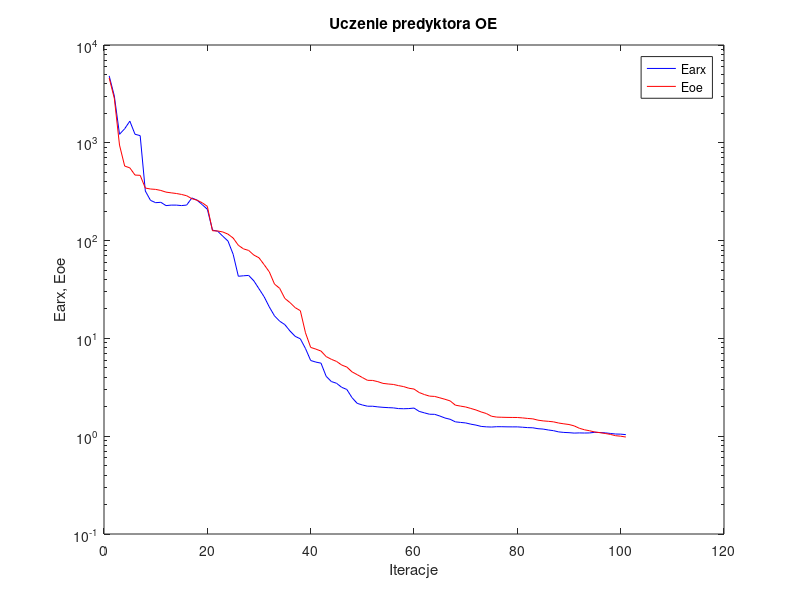
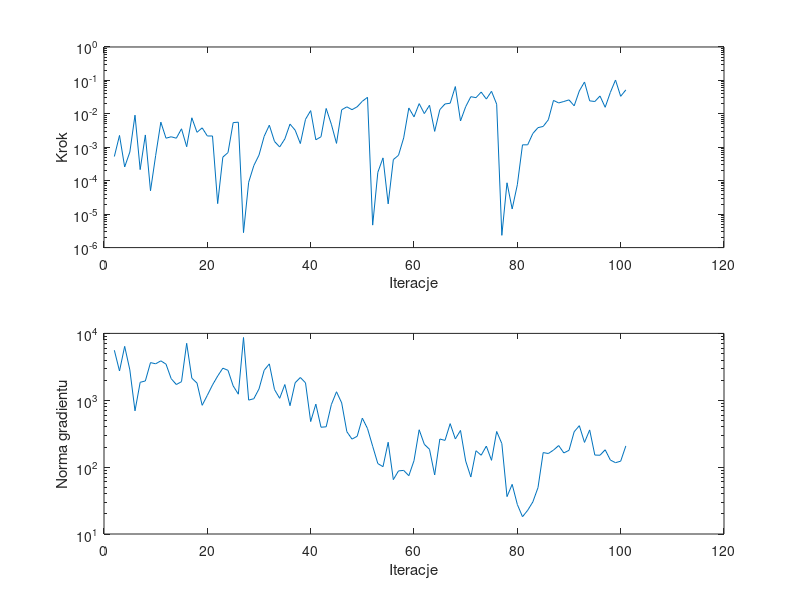

Write MATLAB code to recreate these figures, in order.
%uczenie predyktora oe
clear all;
n=0; farx(n+1)=4.835755e+003; foe(n+1)=4.614508e+003; wspucz(n+1)=0.000000e+000; ng(n+1)=0.000000e+000;
%odnowa zmiennej metryki
n=1; farx(n+1)=3.006965e+003; foe(n+1)=2.841269e+003; krok(n+1)=5.292541e-004; ng(n+1)=5.596720e+003;
n=2; farx(n+1)=1.221870e+003; foe(n+1)=9.485361e+002; krok(n+1)=2.261309e-003; ng(n+1)=2.739753e+003;
n=3; farx(n+1)=1.391967e+003; foe(n+1)=5.783144e+002; krok(n+1)=2.578918e-004; ng(n+1)=6.398122e+003;
n=4; farx(n+1)=1.664672e+003; foe(n+1)=5.544185e+002; krok(n+1)=7.209870e-004; ng(n+1)=2.845247e+003;
n=5; farx(n+1)=1.223068e+003; foe(n+1)=4.679745e+002; krok(n+1)=9.135629e-003; ng(n+1)=6.950113e+002;
n=6; farx(n+1)=1.183680e+003; foe(n+1)=4.649363e+002; krok(n+1)=2.151397e-004; ng(n+1)=1.855216e+003;
n=7; farx(n+1)=3.214541e+002; foe(n+1)=3.445093e+002; krok(n+1)=2.339183e-003; ng(n+1)=1.944533e+003;
n=8; farx(n+1)=2.578486e+002; foe(n+1)=3.369740e+002; krok(n+1)=5.017715e-005; ng(n+1)=3.657198e+003;
n=9; farx(n+1)=2.442594e+002; foe(n+1)=3.338879e+002; krok(n+1)=5.718892e-004; ng(n+1)=3.510138e+003;
n=10; farx(n+1)=2.464170e+002; foe(n+1)=3.256680e+002; krok(n+1)=5.654998e-003; ng(n+1)=3.886315e+003;
n=11; farx(n+1)=2.279587e+002; foe(n+1)=3.131551e+002; krok(n+1)=1.869974e-003; ng(n+1)=3.469818e+003;
n=12; farx(n+1)=2.306491e+002; foe(n+1)=3.079379e+002; krok(n+1)=2.063134e-003; ng(n+1)=2.104975e+003;
n=13; farx(n+1)=2.306053e+002; foe(n+1)=3.031247e+002; krok(n+1)=1.869974e-003; ng(n+1)=1.719010e+003;
n=14; farx(n+1)=2.280998e+002; foe(n+1)=2.964691e+002; krok(n+1)=3.576264e-003; ng(n+1)=1.896876e+003;
n=15; farx(n+1)=2.308493e+002; foe(n+1)=2.875208e+002; krok(n+1)=1.038427e-003; ng(n+1)=7.108260e+003;
n=16; farx(n+1)=2.730042e+002; foe(n+1)=2.684486e+002; krok(n+1)=7.627492e-003; ng(n+1)=2.140971e+003;
n=17; farx(n+1)=2.594405e+002; foe(n+1)=2.588723e+002; krok(n+1)=2.804195e-003; ng(n+1)=1.807089e+003;
n=18; farx(n+1)=2.332769e+002; foe(n+1)=2.438973e+002; krok(n+1)=3.816075e-003; ng(n+1)=8.405090e+002;
n=19; farx(n+1)=2.093533e+002; foe(n+1)=2.241061e+002; krok(n+1)=2.176307e-003; ng(n+1)=1.186674e+003;
n=20; farx(n+1)=1.280200e+002; foe(n+1)=1.260981e+002; krok(n+1)=2.179192e-003; ng(n+1)=1.693700e+003;
n=21; farx(n+1)=1.247016e+002; foe(n+1)=1.254901e+002; krok(n+1)=2.067984e-005; ng(n+1)=2.303004e+003;
n=22; farx(n+1)=1.108561e+002; foe(n+1)=1.225205e+002; krok(n+1)=5.080539e-004; ng(n+1)=3.019082e+003;
n=23; farx(n+1)=9.884248e+001; foe(n+1)=1.163970e+002; krok(n+1)=6.946998e-004; ng(n+1)=2.804137e+003;
n=24; farx(n+1)=7.242726e+001; foe(n+1)=1.061832e+002; krok(n+1)=5.478088e-003; ng(n+1)=1.641378e+003;
n=25; farx(n+1)=4.318940e+001; foe(n+1)=8.957379e+001; krok(n+1)=5.631405e-003; ng(n+1)=1.232885e+003;
%odnowa zmiennej metryki
n=26; farx(n+1)=4.367768e+001; foe(n+1)=8.229548e+001; krok(n+1)=2.803760e-006; ng(n+1)=8.687933e+003;
n=27; farx(n+1)=4.406158e+001; foe(n+1)=7.932043e+001; krok(n+1)=9.012338e-005; ng(n+1)=1.005587e+003;
n=28; farx(n+1)=3.878864e+001; foe(n+1)=7.115670e+001; krok(n+1)=2.842659e-004; ng(n+1)=1.055061e+003;
n=29; farx(n+1)=3.215738e+001; foe(n+1)=6.670807e+001; krok(n+1)=5.840350e-004; ng(n+1)=1.478704e+003;
n=30; farx(n+1)=2.662981e+001; foe(n+1)=5.670060e+001; krok(n+1)=2.129131e-003; ng(n+1)=2.808155e+003;
n=31; farx(n+1)=2.094261e+001; foe(n+1)=4.783092e+001; krok(n+1)=4.586643e-003; ng(n+1)=3.500481e+003;
n=32; farx(n+1)=1.699721e+001; foe(n+1)=3.592363e+001; krok(n+1)=1.495556e-003; ng(n+1)=1.446683e+003;
n=33; farx(n+1)=1.499694e+001; foe(n+1)=3.250204e+001; krok(n+1)=1.020148e-003; ng(n+1)=1.068672e+003;
n=34; farx(n+1)=1.383829e+001; foe(n+1)=2.563960e+001; krok(n+1)=1.779489e-003; ng(n+1)=1.718933e+003;
n=35; farx(n+1)=1.189919e+001; foe(n+1)=2.322098e+001; krok(n+1)=4.938447e-003; ng(n+1)=8.291998e+002;
n=36; farx(n+1)=1.049568e+001; foe(n+1)=2.063783e+001; krok(n+1)=3.248447e-003; ng(n+1)=1.828594e+003;
n=37; farx(n+1)=9.903354e+000; foe(n+1)=1.920192e+001; krok(n+1)=1.291963e-003; ng(n+1)=2.189748e+003;
n=38; farx(n+1)=7.872866e+000; foe(n+1)=1.139887e+001; krok(n+1)=6.853004e-003; ng(n+1)=1.823422e+003;
n=39; farx(n+1)=5.944534e+000; foe(n+1)=8.091385e+000; krok(n+1)=1.251384e-002; ng(n+1)=4.803835e+002;
n=40; farx(n+1)=5.725982e+000; foe(n+1)=7.773239e+000; krok(n+1)=1.674853e-003; ng(n+1)=8.756575e+002;
n=41; farx(n+1)=5.584757e+000; foe(n+1)=7.421463e+000; krok(n+1)=2.063028e-003; ng(n+1)=3.951661e+002;
n=42; farx(n+1)=4.095102e+000; foe(n+1)=6.519673e+000; krok(n+1)=1.450364e-002; ng(n+1)=4.009333e+002;
n=43; farx(n+1)=3.621904e+000; foe(n+1)=6.114055e+000; krok(n+1)=4.900827e-003; ng(n+1)=8.600916e+002;
n=44; farx(n+1)=3.478275e+000; foe(n+1)=5.819179e+000; krok(n+1)=1.308315e-003; ng(n+1)=1.340420e+003;
n=45; farx(n+1)=3.162982e+000; foe(n+1)=5.344088e+000; krok(n+1)=1.321526e-002; ng(n+1)=9.146991e+002;
n=46; farx(n+1)=3.004378e+000; foe(n+1)=5.093147e+000; krok(n+1)=1.619829e-002; ng(n+1)=3.392090e+002;
n=47; farx(n+1)=2.479760e+000; foe(n+1)=4.551672e+000; krok(n+1)=1.333847e-002; ng(n+1)=2.624237e+002;
n=48; farx(n+1)=2.167361e+000; foe(n+1)=4.259779e+000; krok(n+1)=1.626130e-002; ng(n+1)=2.893574e+002;
n=49; farx(n+1)=2.086376e+000; foe(n+1)=3.982219e+000; krok(n+1)=2.378798e-002; ng(n+1)=5.405922e+002;
n=50; farx(n+1)=2.026249e+000; foe(n+1)=3.727128e+000; krok(n+1)=3.126305e-002; ng(n+1)=3.777838e+002;
%odnowa zmiennej metryki
n=51; farx(n+1)=2.024952e+000; foe(n+1)=3.717377e+000; krok(n+1)=4.702611e-006; ng(n+1)=2.052320e+002;
n=52; farx(n+1)=1.994516e+000; foe(n+1)=3.612012e+000; krok(n+1)=1.784716e-004; ng(n+1)=1.129201e+002;
n=53; farx(n+1)=1.973554e+000; foe(n+1)=3.467868e+000; krok(n+1)=4.820713e-004; ng(n+1)=1.016608e+002;
n=54; farx(n+1)=1.958867e+000; foe(n+1)=3.418852e+000; krok(n+1)=2.030432e-005; ng(n+1)=2.354372e+002;
n=55; farx(n+1)=1.948303e+000; foe(n+1)=3.382287e+000; krok(n+1)=4.283785e-004; ng(n+1)=6.501616e+001;
n=56; farx(n+1)=1.916441e+000; foe(n+1)=3.291101e+000; krok(n+1)=5.763985e-004; ng(n+1)=8.784961e+001;
n=57; farx(n+1)=1.908967e+000; foe(n+1)=3.214644e+000; krok(n+1)=1.908037e-003; ng(n+1)=8.933663e+001;
n=58; farx(n+1)=1.916679e+000; foe(n+1)=3.093869e+000; krok(n+1)=1.500979e-002; ng(n+1)=7.446749e+001;
n=59; farx(n+1)=1.939618e+000; foe(n+1)=3.035335e+000; krok(n+1)=8.130648e-003; ng(n+1)=1.249828e+002;
n=60; farx(n+1)=1.793457e+000; foe(n+1)=2.796794e+000; krok(n+1)=2.024365e-002; ng(n+1)=3.621114e+002;
n=61; farx(n+1)=1.733316e+000; foe(n+1)=2.667267e+000; krok(n+1)=1.019133e-002; ng(n+1)=2.192642e+002;
n=62; farx(n+1)=1.677627e+000; foe(n+1)=2.569832e+000; krok(n+1)=1.809047e-002; ng(n+1)=1.848472e+002;
n=63; farx(n+1)=1.673517e+000; foe(n+1)=2.550893e+000; krok(n+1)=2.990450e-003; ng(n+1)=7.640667e+001;
n=64; farx(n+1)=1.608446e+000; foe(n+1)=2.468142e+000; krok(n+1)=1.340015e-002; ng(n+1)=2.633178e+002;
n=65; farx(n+1)=1.534553e+000; foe(n+1)=2.385137e+000; krok(n+1)=1.975828e-002; ng(n+1)=2.511023e+002;
n=66; farx(n+1)=1.488813e+000; foe(n+1)=2.295155e+000; krok(n+1)=2.079162e-002; ng(n+1)=4.472344e+002;
n=67; farx(n+1)=1.402277e+000; foe(n+1)=2.077290e+000; krok(n+1)=6.552688e-002; ng(n+1)=2.639788e+002;
n=68; farx(n+1)=1.383420e+000; foe(n+1)=2.030962e+000; krok(n+1)=6.130766e-003; ng(n+1)=3.535211e+002;
n=69; farx(n+1)=1.366856e+000; foe(n+1)=1.989733e+000; krok(n+1)=1.632237e-002; ng(n+1)=1.234963e+002;
n=70; farx(n+1)=1.327635e+000; foe(n+1)=1.922061e+000; krok(n+1)=3.264474e-002; ng(n+1)=7.126562e+001;
n=71; farx(n+1)=1.298630e+000; foe(n+1)=1.854094e+000; krok(n+1)=3.050527e-002; ng(n+1)=1.759308e+002;
n=72; farx(n+1)=1.259538e+000; foe(n+1)=1.770186e+000; krok(n+1)=4.486659e-002; ng(n+1)=1.505687e+002;
n=73; farx(n+1)=1.246594e+000; foe(n+1)=1.705954e+000; krok(n+1)=2.768235e-002; ng(n+1)=2.063411e+002;
n=74; farx(n+1)=1.240847e+000; foe(n+1)=1.599971e+000; krok(n+1)=4.732423e-002; ng(n+1)=1.264030e+002;
n=75; farx(n+1)=1.250623e+000; foe(n+1)=1.568244e+000; krok(n+1)=1.948770e-002; ng(n+1)=3.414305e+002;
%odnowa zmiennej metryki
n=76; farx(n+1)=1.250339e+000; foe(n+1)=1.562047e+000; krok(n+1)=2.327886e-006; ng(n+1)=2.252608e+002;
n=77; farx(n+1)=1.246690e+000; foe(n+1)=1.556930e+000; krok(n+1)=8.669030e-005; ng(n+1)=3.624525e+001;
n=78; farx(n+1)=1.245538e+000; foe(n+1)=1.555110e+000; krok(n+1)=1.430061e-005; ng(n+1)=5.525432e+001;
n=79; farx(n+1)=1.245670e+000; foe(n+1)=1.553199e+000; krok(n+1)=7.583697e-005; ng(n+1)=2.762507e+001;
n=80; farx(n+1)=1.235636e+000; foe(n+1)=1.539031e+000; krok(n+1)=1.184603e-003; ng(n+1)=1.813418e+001;
n=81; farx(n+1)=1.224098e+000; foe(n+1)=1.519154e+000; krok(n+1)=1.184603e-003; ng(n+1)=2.261333e+001;
n=82; farx(n+1)=1.219140e+000; foe(n+1)=1.504568e+000; krok(n+1)=2.586254e-003; ng(n+1)=3.019020e+001;
n=83; farx(n+1)=1.193306e+000; foe(n+1)=1.458719e+000; krok(n+1)=3.870712e-003; ng(n+1)=4.943991e+001;
n=84; farx(n+1)=1.182507e+000; foe(n+1)=1.434098e+000; krok(n+1)=4.201093e-003; ng(n+1)=1.650276e+002;
n=85; farx(n+1)=1.157800e+000; foe(n+1)=1.419827e+000; krok(n+1)=6.669234e-003; ng(n+1)=1.598326e+002;
n=86; farx(n+1)=1.139082e+000; foe(n+1)=1.402077e+000; krok(n+1)=2.521242e-002; ng(n+1)=1.798572e+002;
n=87; farx(n+1)=1.106703e+000; foe(n+1)=1.363834e+000; krok(n+1)=2.121282e-002; ng(n+1)=2.101862e+002;
n=88; farx(n+1)=1.093221e+000; foe(n+1)=1.338332e+000; krok(n+1)=2.340953e-002; ng(n+1)=1.630098e+002;
n=89; farx(n+1)=1.087043e+000; foe(n+1)=1.317032e+000; krok(n+1)=2.617870e-002; ng(n+1)=1.783022e+002;
n=90; farx(n+1)=1.076160e+000; foe(n+1)=1.275324e+000; krok(n+1)=1.736512e-002; ng(n+1)=3.380954e+002;
n=91; farx(n+1)=1.080616e+000; foe(n+1)=1.205392e+000; krok(n+1)=4.857442e-002; ng(n+1)=4.166421e+002;
n=92; farx(n+1)=1.077813e+000; foe(n+1)=1.163115e+000; krok(n+1)=8.973423e-002; ng(n+1)=2.343039e+002;
n=93; farx(n+1)=1.080330e+000; foe(n+1)=1.136165e+000; krok(n+1)=2.447549e-002; ng(n+1)=3.601223e+002;
n=94; farx(n+1)=1.096655e+000; foe(n+1)=1.103869e+000; krok(n+1)=2.339865e-002; ng(n+1)=1.515580e+002;
n=95; farx(n+1)=1.090172e+000; foe(n+1)=1.086836e+000; krok(n+1)=3.413625e-002; ng(n+1)=1.506290e+002;
n=96; farx(n+1)=1.082172e+000; foe(n+1)=1.066225e+000; krok(n+1)=1.571994e-002; ng(n+1)=1.817817e+002;
n=97; farx(n+1)=1.066958e+000; foe(n+1)=1.043732e+000; krok(n+1)=4.366353e-002; ng(n+1)=1.277402e+002;
n=98; farx(n+1)=1.052974e+000; foe(n+1)=1.012034e+000; krok(n+1)=1.028912e-001; ng(n+1)=1.165523e+002;
n=99; farx(n+1)=1.049693e+000; foe(n+1)=1.000187e+000; krok(n+1)=3.350022e-002; ng(n+1)=1.227268e+002;
n=100; farx(n+1)=1.037329e+000; foe(n+1)=9.806960e-001; krok(n+1)=5.205007e-002; ng(n+1)=2.073883e+002;

figure; semilogy(farx,'b'); hold on; semilogy(foe,'r'); xlabel('Iteracje'); ylabel('Earx, Eoe'); legend('Earx','Eoe'); title('Uczenie predyktora OE');
figure; subplot(2,1,1); semilogy(krok); xlabel('Iteracje'); ylabel('Krok');
subplot(2,1,2); semilogy(ng); xlabel('Iteracje'); ylabel('Norma gradientu');
Earx=farx(n+1)
Eoe=foe(n+1)
